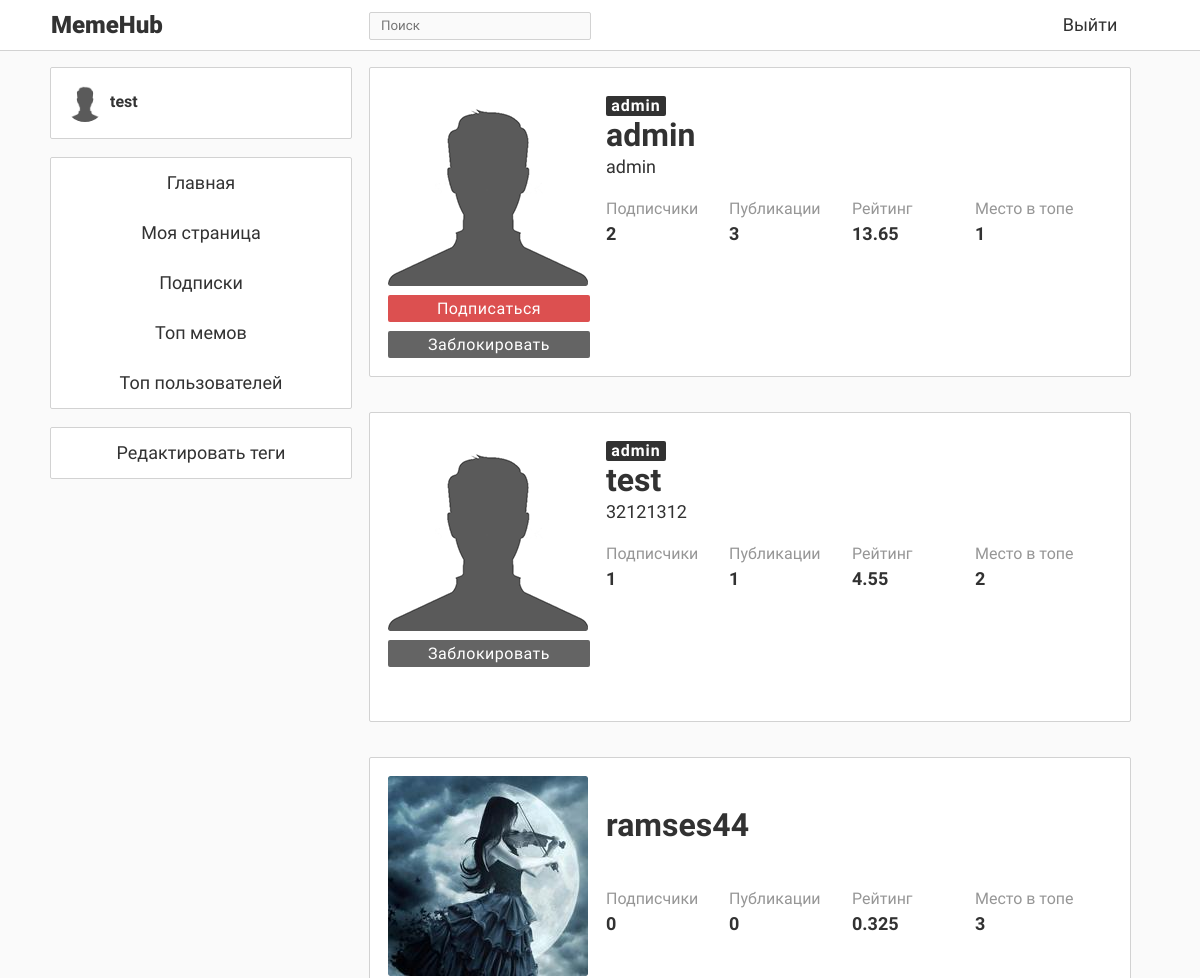
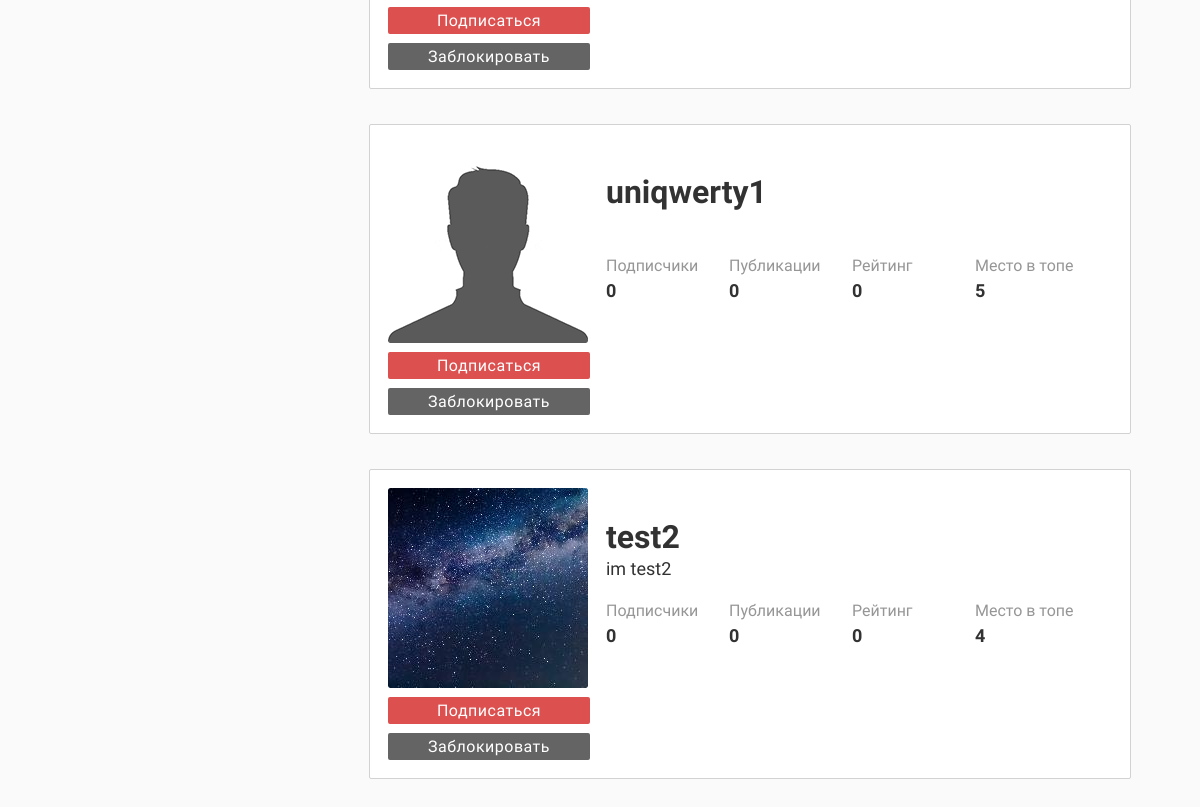
/top_users (signed in), run on an earlier commit of the app's database (2 pictures, top to bottom).
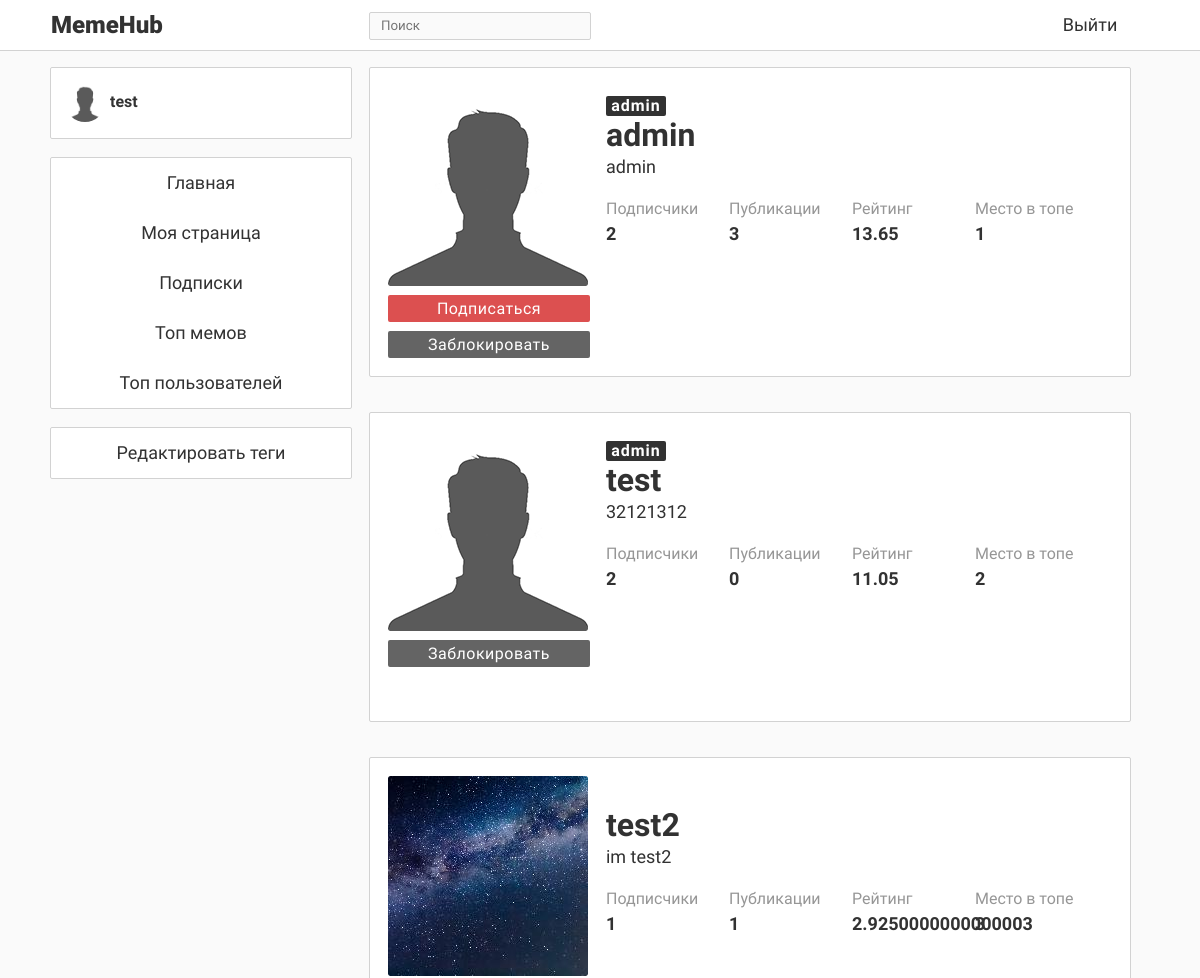
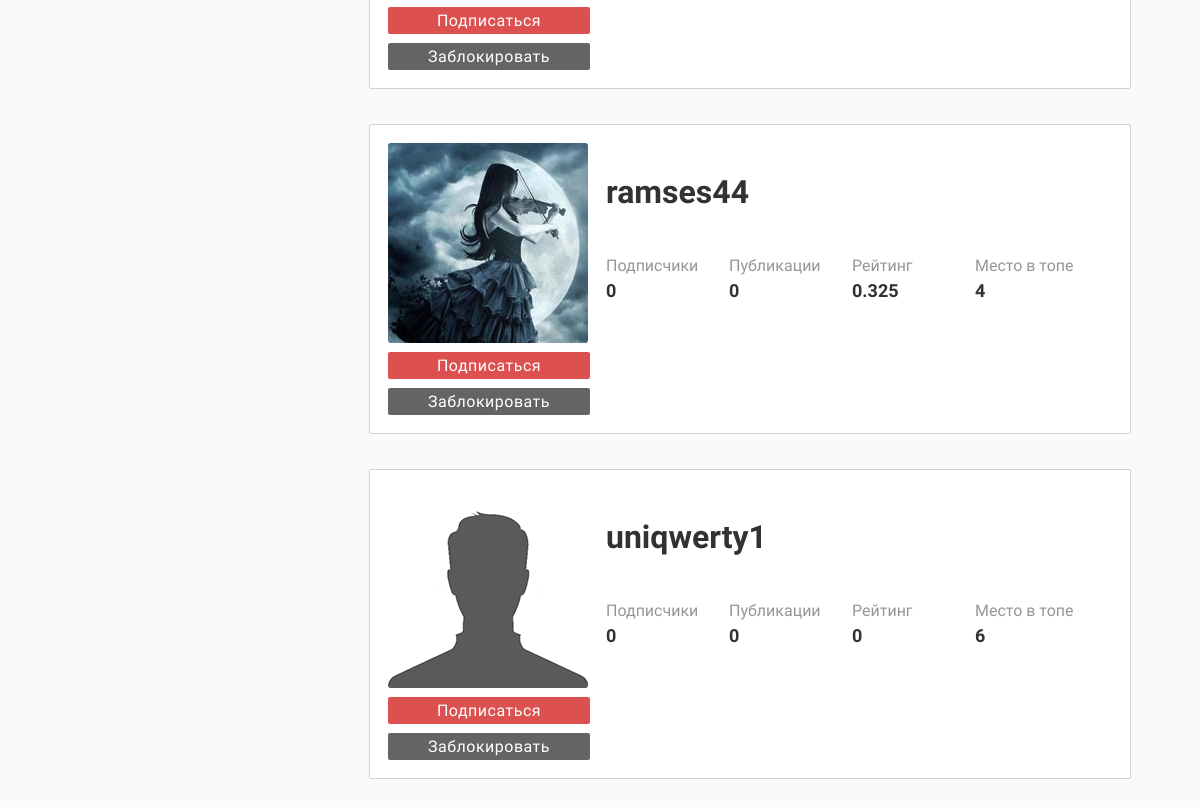
And on a later commit of the database (2 pictures, top to bottom).
### data/users.py (models this page shows, shortened)
class User(SqlAlchemyBase, UserMixin, SerializerMixin):
    __tablename__ = 'users'
    id = sqlalchemy.Column(sqlalchemy.Integer,
                           primary_key=True, autoincrement=True)
    email = sqlalchemy.Column(sqlalchemy.String, unique=True, index=True, nullable=False)
    role = sqlalchemy.Column(sqlalchemy.Integer, default=0)
    hashed_password = sqlalchemy.Column(sqlalchemy.String, nullable=False)
    alias = sqlalchemy.Column(sqlalchemy.String, nullable=False)  # То, как пользователь подписан у других
    about = sqlalchemy.Column(sqlalchemy.String, nullable=True)
    bdate = sqlalchemy.Column(sqlalchemy.DateTime, nullable=True)
    memes = orm.relation("Meme", back_populates='author_')
    avatar = sqlalchemy.Column(sqlalchemy.String, default='default.png')
    liked = orm.relation("Meme", secondary='likes', backref='user', lazy='dynamic')
    repostes = orm.relation("Repost", back_populates='user_')
    subscribed = orm.relationship("User", secondary='subscribes',
                                  primaryjoin=(followers.c.subscriber == id),
                                  secondaryjoin=(followers.c.author == id),
                                  backref='subscriber', lazy='dynamic')
    subscribers = orm.relation("User", secondary='subscribes',
                               primaryjoin=(followers.c.author == id),
                               secondaryjoin=(followers.c.subscriber == id),
                               backref='author', lazy='dynamic')
    rating = sqlalchemy.Column(sqlalchemy.Integer, default=0)
    def get_data(self):
        return {'is_page': True,
                'user_img': self.avatar,
                'type': 'other',
                'role': {'0': '', '1': 'moder', '2': 'admin'}[str(self.role)],
                'status': self.about,
                'subs': 666,
                'posts': 666,
                'rating': self.rating,
                'top': 666,
                'username': self.alias,
                'user_id': self.id,
                'error_message': '',
                'is_sub': False,
                'is_block': False}

### main.py (the view)
@app.route('/top_users')
def top_users():
    ses = db_session.create_session()
    users = ses.query(User).filter(User.id != 0).all()
    users = sorted(users, key=lambda x: x.rating, reverse=True)[:USER_TOP]
    data = gen_data(do_get_content=False)
    data['content'] = [get_user_page_data(u.id) for u in users]
    return render_template('top_users.html', data=data, title='Топ пользователей')

### data/db_session.py (called while the page is built)
def create_session() -> Session:
    global __factory
    return __factory()

### gen_api.py (called while the page is built)
@blueprint.route('/get_user_info/<int:uid>')
def generate_user_info(uid):
    ses = db_session.create_session()
    user = ses.query(User).get(uid)
    return {
        'is_auth': True,
        'user_img': url_for('static', filename=f'img/avatars/{user.avatar}'),
        'id': uid,
        'alias': user.alias,
        'role': ROLES[user.role]
    }

### main.py (called while the page is built)
def gen_data(do_get_content=True):
    info = dict(is_auth=False)
    if current_user.is_authenticated:
        info = generate_user_info(current_user.get_id())
    if do_get_content:
        if current_user.is_authenticated:
            res = get_content(uid=current_user.get_id(), by_server=True)
        else:
            res = get_content(by_server=True)
    else:
        res = {}
    res['user_page'] = dict(is_page=False)
    res['load_more'] = True
    res['info'] = info  # Совмещаем данные в один словарь
    return res  # Возвращаем его

@login_manager.user_loader
def load_user(user_id):
    session = db_session.create_session()
    return session.query(User).get(user_id)

### templates/top_users.html (shortened to what this page needs)
{% extends "base.html" %}
{% block content %}
    {% for user in data['content'] %}
        <div class="meme_block">
        <div class="head_block">
            <div class="img_sub_block">
                <div class="img_block">
                    <img src="{{ user['user_img'] }}" class="up_img_other">
                </div>
                <div class="sub_block">
                    {% if user['type'] != 'me' %}
                        {% if data['user_page']['is_sub'] %}
                            <div class="sub_button sub_button_true" id="sub-button{{ user['user_id'] }}" onclick="sub_click({{ user['user_id'] }})">Вы подписаны</div>
                        {% else %}
                            <div class="sub_button sub_button_false" id="sub-button{{ user['user_id'] }}" onclick="sub_click({{ user['user_id'] }})">Подписаться</div>
                        {% endif %}
                    {% endif %}
                    {% if data['info']['role'] == 'admin' %}
                        {% if user['is_block'] %}
                            <div class="sub_button block_button_true" id="block-button{{ user['user_id'] }}" onclick="block_click({{ user['user_id'] }})">Разблокировать</div>
                        {% else %}
                            <div class="sub_button block_button_false" id="block-button{{ user['user_id'] }}" onclick="block_click({{ user['user_id'] }})">Заблокировать</div>
                        {% endif %}
                    {% endif %}
                </div>
            </div>
            <div class="username_block">
                <div class="up_role">
                    {% if user['role'] %}
                        <div class="admin_role">{{ user['role'] }}</div>
                    {% endif %}
                </div>
                    <div class="up_text_block_other up_username_div_other">
                        <div class="up_text_block_input_other up_username_other">{{ user['username'] }}</div>
                    </div>
                    <div class="up_text_block_other up_status_div_other">
                        <div class="up_text_block_input_other up_status_other up_text_block_input2_other">{{ user['status'] }}</div>
                    </div>
                <div class="info_block">
                    <div class="up_data_block">
                        <div class="up_data_block_part1">Подписчики</div>
                        <div class="up_data_block_part2" id="subs-number{{ user['user_id'] }}">{{ user['subs'] }}</div>
                    </div>
                    <div class="up_data_block">
                        <div class="up_data_block_part1">Публикации</div>
                        <div class="up_data_block_part2">{{ user['posts'] }}</div>
                    </div>
                    <div class="up_data_block">
                        <div class="up_data_block_part1">Рейтинг</div>
                        <div class="up_data_block_part2">{{ user['rating'] }}</div>
                    </div>
                    <div class="up_data_block">
                        <div class="up_data_block_part1">Место в топе</div>
                        <div class="up_data_block_part2">{{ user['top'] }}</div>
                    </div>
                </div>
            </div>
        </div>
        </div> <br>
    {% endfor %}
{% endblock %}

### templates/base.html (shortened to what this page needs)
<!doctype html>
<html lang="ru">
    <head>
        <link rel="stylesheet" type="text/css" href="../../static/css/main_css.css">
        <link rel="stylesheet" type="text/css" href="../../static/css/base_css.css">
        <link rel="stylesheet" type="text/css" href="../../static/css/reg_log_css.css">
        <link rel="stylesheet" type="text/css" href="../../static/css/user_page_css.css">
        <link rel="stylesheet" type="text/css" href="../../static/css/publish_css.css">
        <link rel="stylesheet" type="text/css" href="../../static/css/subscribes_css.css">
    </head>
    <body class="bg_style">
        <div class="navigation">
            <div class="nav_block">
                <div class="logo">MemeHub</div>
                <div class="search_block">
                    <div class="search_div">
                        <input class="search" placeholder="Поиск" onkeypress="return SearchEnter(event)" id="search">
                    </div>
                </div>
                {% if data['info']['is_auth'] %}
                    <a class="nav_buttons nav_button1" href="/logout">Выйти</a>
                {% else %}
                    <a class="nav_buttons nav_button1" href="/login">Войти</a>
                    <a class="nav_buttons nav_button2" href="/register">Регистрация</a>
                {% endif %}
            </div>
        </div>
        <div class="content_block">
            <div class="left_block">
                {% if data['info']['is_auth'] %}
                    <div class="menu_block menu_block2">
                        <div class="my_page" onClick="window.location='/me'">
                            <div class="test">
                                <a><img src="{{ data['info']['user_img'] }}" class="author_img"></a>
                                <div class="author_name"><a>{{ data['info']['alias'] }}</a></div>
                            </div>
                        </div>
                    </div>
                {% endif %}
                <div class="menu_block menu_block1">
                    <div class="menu_section" onClick="window.location='/'">Главная</div>
                    {% if data['info']['is_auth'] %}
                        <div class="menu_section" onClick="window.location='/me'">Моя страница</div>
                        <div class="menu_section" onClick="window.location='/subscribed'">Подписки</div>
                    {% endif %}
                    <div class="menu_section" onClick="window.location='/top_memes'">Топ мемов</div>
                    <div class="menu_section" onClick="window.location='/top_users'">Топ пользователей</div>
                </div>
                {% if data['info']['role'] == 'admin' %}
                    <div class="menu_block menu_block1">
                        <div class="menu_section" onClick="window.location='/addtag'">Редактировать теги</div>
                    </div>
                {% endif %}
            </div>
            <div class="center_block">
                {% block content %}{% endblock %}
            </div>
        </div>
    </body>
</html>

### static/css/main_css.css (style rules this page uses)
.meme_block { background-color: rgb(255,255,255); border: 0px solid #646464; border-radius: 2px; padding: 0px; width: 95%; margin: 0 auto; border: 1px solid rgb(210,210,210); padding-bottom: 0px; margin-bottom: 17px; min-width: 400px; max-width: 800px; }
.author_img { width: 40px; height: 40px; object-fit: cover; float:left; display: inline-block; border-radius: 40px; }
.author_name { float: center; text-align: left; display: inline-block; line-height: 40px; width: 50%; text-indent: 5px; font-weight: bold; color: rgb(50,50,50); padding: 0px; font-size: medium; font-family: BoldFont; }
.bg_style { background-color: rgb(250,250,250); }
a { text-decoration: none; color: rgb(50,50,50); }

### static/css/base_css.css (style rules this page uses)
.navigation { list-style-type: none; margin-top: 0; padding: 0; overflow: hidden; background-color: rgb(255,255,255); border-bottom: 1px solid rgb(210,210,210); width: 100%; position: fixed; top: 0; left: 0; max-height: 50px; height: 50px; z-index: 999999; }
.search { outline: none; border: none; color: rgb(50,50,50); width: 90%; height: 80%; display: block; margin-left: auto; margin-right: auto; margin-top: 1px; font-family: RegularFont; background-color: rgb(250,250,250); }
.search_div { border: 1px solid rgb(210,210,210); width: 100%; height: 26px; margin-top: 12px; margin-bottom: 12px; margin-left: auto; margin-right: auto; float: center; border-radius: 2px; background-color: rgb(250,250,250); }
.left_block { width: 300px; height: 400px; position: fixed; float: left; z-index: 9999; }
.menu_block { width: 300px; border-radius: 2px; border: 1px solid rgb(210,210,210); background-color: rgb(255,255,255); }
.menu_block1 { margin-bottom: 18px; }
.menu_block2 { height: 70px; margin-bottom: 18px; }
.menu_section { width: 100%; height: 50px; font-family: RegularFont; line-height: 50px; text-align: center; color: rgb(50,50,50); font-size: large; -moz-user-select: none; -khtml-user-select: none; -webkit-user-select: none; user-select: none; }
.center_block { margin-left: 300px; width: 800px; min-width: 400px; max-width: 800px; }
.content_block { width: 1100px; height: 1000px; margin-top: 67px; margin-left: auto; margin-right: auto; max-width: 99%; }
.logo { float: left; font-family: BlackFont; text-align: left; color: rgb(50,50,50); font-size: x-large; height: 50px; line-height: 50px; display: block; width: 15%; padding-left: 1px; background-color: rgb(0,0,255) display: inline-block; -moz-user-select: none; -khtml-user-select: none; -webkit-user-select: none; user-select: none; }
.nav_block { width: 1100px; margin-left: auto; margin-right: auto; height: 100%; background-color: rgb(0,255,0) white-space: nowrap; }
.search_block { float: left; height: 100%; width: 20%; display: inline-block; margin-left: 153px; }
.nav_buttons { float: right; font-family: RegularFont; text-align: center; color: rgb(50,50,50); font-size: large; height: 50px; line-height: 50px; display: block; padding-left: 1px; display: inline-block; -moz-user-select: none; -khtml-user-select: none; -webkit-user-select: none; user-select: none; }
.nav_button1 { width: 80px; margin-right: 20px; }
.my_page { width: 100%; height: 100%; padding-top: 14px; padding-left: 14px; }

What changed in the data, as far as the page shows it:
changed User "test": subs "1" → "2"; posts "1" → "0"; rating "4.55" → "11.05"
changed User "test2": subs "0" → "1"; posts "0" → "1"; rating "0" → "2.9250000000000003"; top "4" → "3"; moves up the list
computed for User "ramses44": top "3" → "4"
computed for User "uniqwerty1": top "5" → "6"
